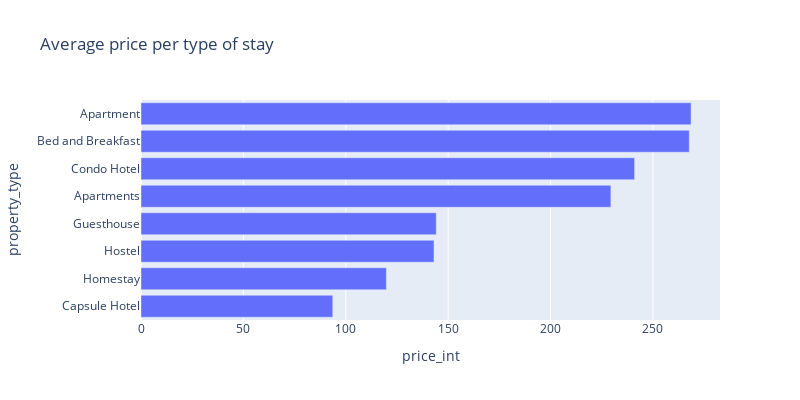

The notebook cell this image was saved under:
### Code cell
plot_avg(booking_clean,'property_type','price_int',width = 800,height=400,title='Average price per type of stay')

### Figure 1 — Plotly figure (JSON) as saved in the notebook; plotly's stock layout.template omitted (floating-point values rounded to 4 significant figures)
{"data": [{"alignmentgroup": "True", "hovertemplate": "price_int=%{x}<br>property_type=%{y}<extra></extra>", "legendgroup": "", "marker": {"color": "#636efa", "pattern": {"shape": ""}}, "name": "", "offsetgroup": "", "orientation": "h", "showlegend": false, "textposition": "auto", "type": "bar", "x": [93.66, 119.8, 143.1, 144.2, 229.5, 241.1, 267.8, 268.6], "xaxis": "x", "y": ["Capsule Hotel", "Homestay", "Hostel", "Guesthouse", "Apartments", "Condo Hotel", "Bed and Breakfast", "Apartment"], "yaxis": "y"}], "layout": {"barmode": "relative", "height": 400, "legend": {"tracegroupgap": 0}, "title": {"text": "Average price per type of stay"}, "width": 800, "xaxis": {"anchor": "y", "domain": [0, 1], "title": {"text": "price_int"}}, "yaxis": {"anchor": "x", "domain": [0, 1], "tickmode": "linear", "title": {"text": "property_type"}}}}
